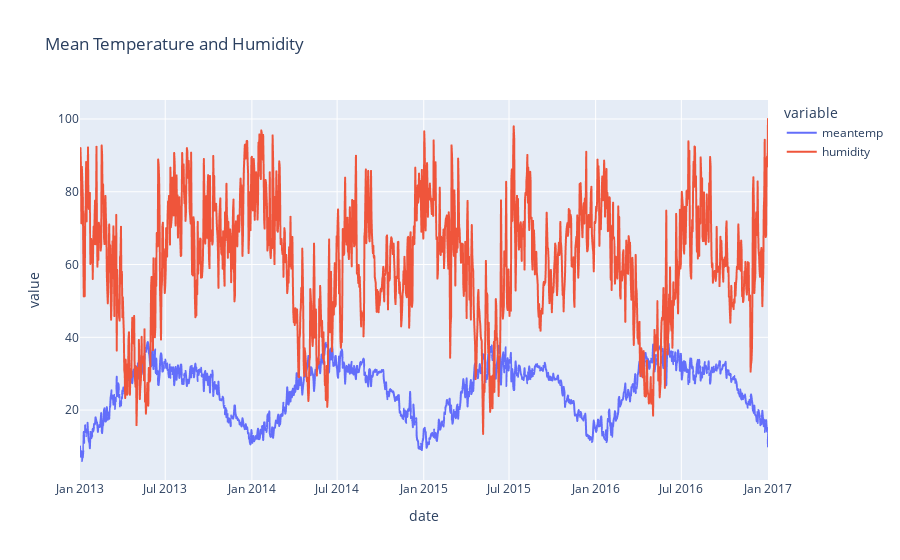

This figure's notebook cell:
### Code cell
fig = px.line(df,x=df.index, y=['meantemp', 'humidity'],title='Mean Temperature and Humidity')
fig.show()

### Figure 1 — Plotly figure (JSON) as saved in the notebook; plotly's stock layout.template omitted (floating-point values rounded to 4 significant figures; data arrays with more than 128 entries replaced by an {"elided": "..."} marker saying what was removed)
{"data": [{"hovertemplate": "variable=meantemp<br>date=%{x}<br>value=%{y}<extra></extra>", "legendgroup": "meantemp", "line": {"color": "#636efa", "dash": "solid"}, "marker": {"symbol": "circle"}, "mode": "lines", "name": "meantemp", "showlegend": true, "type": "scattergl", "x": {"elided": "1462 str values"}, "xaxis": "x", "y": {"elided": "1462 float values"}, "yaxis": "y"}, {"hovertemplate": "variable=humidity<br>date=%{x}<br>value=%{y}<extra></extra>", "legendgroup": "humidity", "line": {"color": "#EF553B", "dash": "solid"}, "marker": {"symbol": "circle"}, "mode": "lines", "name": "humidity", "showlegend": true, "type": "scattergl", "x": {"elided": "1462 str values"}, "xaxis": "x", "y": {"elided": "1462 float values"}, "yaxis": "y"}], "layout": {"legend": {"title": {"text": "variable"}, "tracegroupgap": 0}, "title": {"text": "Mean Temperature and Humidity"}, "xaxis": {"anchor": "y", "domain": [0, 1], "title": {"text": "date"}}, "yaxis": {"anchor": "x", "domain": [0, 1], "title": {"text": "value"}}}}
